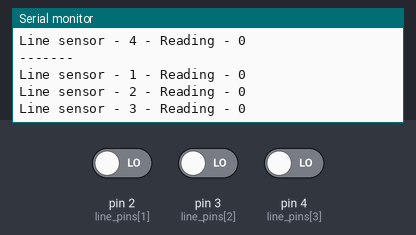
A sketch run on a simulated Arduino Uno, built with avr-gcc and run on an emulated ATmega328P. Shown: the last lines printed to the serial monitor. Inputs (shaded band) come from the test bench; at power-on: pin 2 (line_pins[1]) LOW, pin 3 (line_pins[2]) LOW, pin 4 (line_pins[3]) LOW.

Above: at 5.3 s.
5.4 s: pin 2 (line_pins[1]) driven HIGH
At 6.9 s:
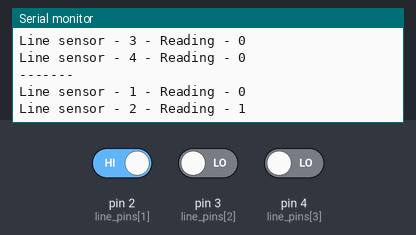
8.1 s: pin 3 (line_pins[2]) driven HIGH
At 9.4 s:
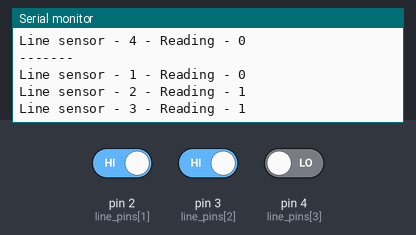
10.8 s: pin 4 (line_pins[3]) driven HIGH
At 11.9 s:
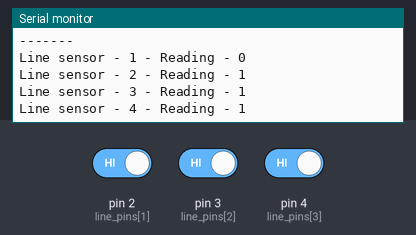
Timing chart, 0 to 13.8 s (numbered marks = the images above; inputs shaded):
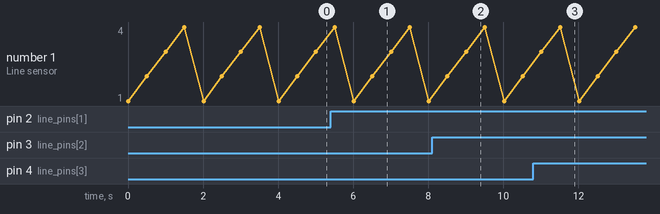

The sketch:

line_sensor_test.ino
```cpp
/* LINE SENSOR TEST
 *
 *  Prints all 4 line sensor readings to the Serial terminal repeatedly
 */

int line_pins[] = {1, 2, 3, 4};
int n_line_sensors = 4;
bool line_reading[4];

void setup() {
  Serial.begin(9600);           // set up Serial library at 9600 bps

  for (int i = 0; i < n_line_sensors; i++) {
    pinMode(line_pins[i], INPUT);
  }
}

void loop() {
  for (int i = 0; i < n_line_sensors; i++) {
    line_reading[i] = digitalRead(line_pins[i]);
    Serial.println("Line sensor - " + String(i + 1) + " - Reading - " + String(line_reading[i]));
    delay(500);
  }
  Serial.println("-------");

  }
```

Measured:
- after the input at 5.4 s, the serial monitor: prints a new line after 1.1 s (image 1)
- after the input at 8.1 s, the serial monitor: prints a new line after 0.91 s (image 2)
- after the input at 10.8 s, the serial monitor: prints a new line after 0.71 s (image 3)
